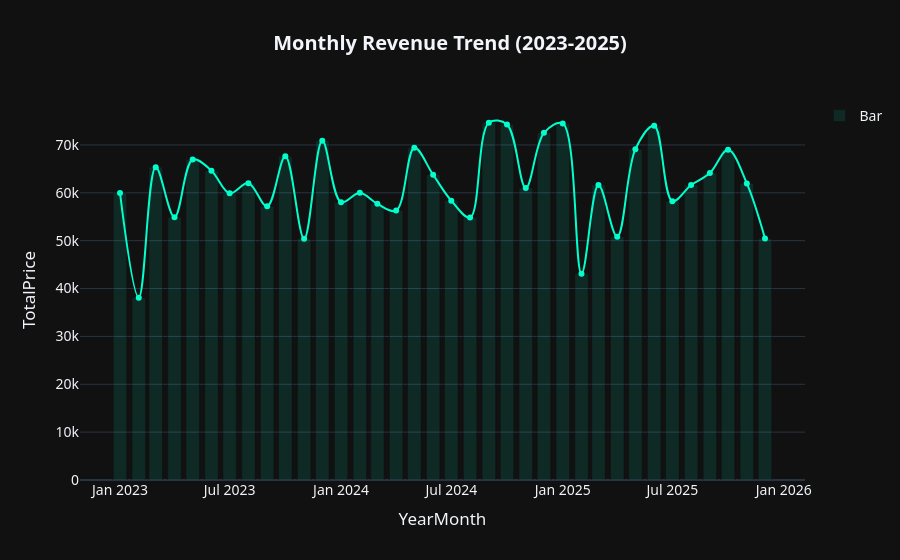

The cell this chart's notebook holds for it:
### Markdown cell above
<div style="background-color:rgba(0, 255, 204, 0.1); padding:15px; border-left: 5px solid #00ffcc; border-radius:5px;">
    <h4 style="color:#00ffcc; margin:0;">💡 Executive Insight: Data Quality</h4>
    <p style="color:#ddd; margin-top:5px; font-size:14px;">The dataset is clean with zero critical missing values. Target variables <b>TotalPrice</b> and <b>OrderStatus</b> show healthy distributions for regression and classification tasks, respectively.</p>
</div>

### Code cell
# ==============================================================================
# 3. DEEP EDA: REVENUE & ORDER INTELLIGENCE
# ==============================================================================
display_section("3. Exploratory Data Analysis (EDA)", "Uncovering business metrics, revenue trends, and customer behavior.")

# 3.1 Monthly Revenue Trend (Plotly Interactive)
monthly_rev = df.groupby('YearMonth')['TotalPrice'].sum().reset_index()

fig = px.line(monthly_rev, x='YearMonth', y='TotalPrice', markers=True,
              title='<b>Monthly Revenue Trend (2023-2025)</b>',
              template='plotly_dark',
              line_shape='spline',
              color_discrete_sequence=['#00ffcc'])
fig.update_layout(hovermode='x unified', title_x=0.5, font=dict(family="Segoe UI", size=14))
fig.add_bar(x=monthly_rev['YearMonth'], y=monthly_rev['TotalPrice'], marker_color='rgba(0, 255, 204, 0.1)', name='Bar')
fig.show()

### Figure 1 — Plotly figure (JSON) as saved in the notebook; plotly's stock layout.template omitted (floating-point values rounded to 4 significant figures)
{"data": [{"hovertemplate": "YearMonth=%{x}<br>TotalPrice=%{y}<extra></extra>", "legendgroup": "", "line": {"color": "#00ffcc", "dash": "solid", "shape": "spline"}, "marker": {"symbol": "circle"}, "mode": "lines+markers", "name": "", "orientation": "v", "showlegend": false, "type": "scatter", "x": ["2023-01", "2023-02", "2023-03", "2023-04", "2023-05", "2023-06", "2023-07", "2023-08", "2023-09", "2023-10", "2023-11", "2023-12", "2024-01", "2024-02", "2024-03", "2024-04", "2024-05", "2024-06", "2024-07", "2024-08", "2024-09", "2024-10", "2024-11", "2024-12", "2025-01", "2025-02", "2025-03", "2025-04", "2025-05", "2025-06", "2025-07", "2025-08", "2025-09", "2025-10", "2025-11", "2025-12"], "xaxis": "x", "y": [59980.0, 38100.0, 65350.0, 54900.0, 66960.0, 64620.0, 59900.0, 62020.0, 57170.0, 67650.0, 50410.0, 70870.0, 58020.0, 60010.0, 57690.0, 56300.0, 69410.0, 63770.0, 58350.0, 54840.0, 74640.0, 74290.0, 61030.0, 72540.0, 74490.0, 43100.0, 61610.0, 50840.0, 69120.0, 73990.0, 58240.0, 61630.0, 64140.0, 68980.0, 61970.0, 50470.0], "yaxis": "y"}, {"marker": {"color": "rgba(0, 255, 204, 0.1)"}, "name": "Bar", "type": "bar", "x": ["2023-01", "2023-02", "2023-03", "2023-04", "2023-05", "2023-06", "2023-07", "2023-08", "2023-09", "2023-10", "2023-11", "2023-12", "2024-01", "2024-02", "2024-03", "2024-04", "2024-05", "2024-06", "2024-07", "2024-08", "2024-09", "2024-10", "2024-11", "2024-12", "2025-01", "2025-02", "2025-03", "2025-04", "2025-05", "2025-06", "2025-07", "2025-08", "2025-09", "2025-10", "2025-11", "2025-12"], "y": [59980.0, 38100.0, 65350.0, 54900.0, 66960.0, 64620.0, 59900.0, 62020.0, 57170.0, 67650.0, 50410.0, 70870.0, 58020.0, 60010.0, 57690.0, 56300.0, 69410.0, 63770.0, 58350.0, 54840.0, 74640.0, 74290.0, 61030.0, 72540.0, 74490.0, 43100.0, 61610.0, 50840.0, 69120.0, 73990.0, 58240.0, 61630.0, 64140.0, 68980.0, 61970.0, 50470.0]}], "layout": {"font": {"family": "Segoe UI", "size": 14}, "hovermode": "x unified", "legend": {"tracegroupgap": 0}, "title": {"text": "<b>Monthly Revenue Trend (2023-2025)</b>", "x": 0.5}, "xaxis": {"anchor": "y", "domain": [0, 1], "title": {"text": "YearMonth"}}, "yaxis": {"anchor": "x", "domain": [0, 1], "title": {"text": "TotalPrice"}}}}
